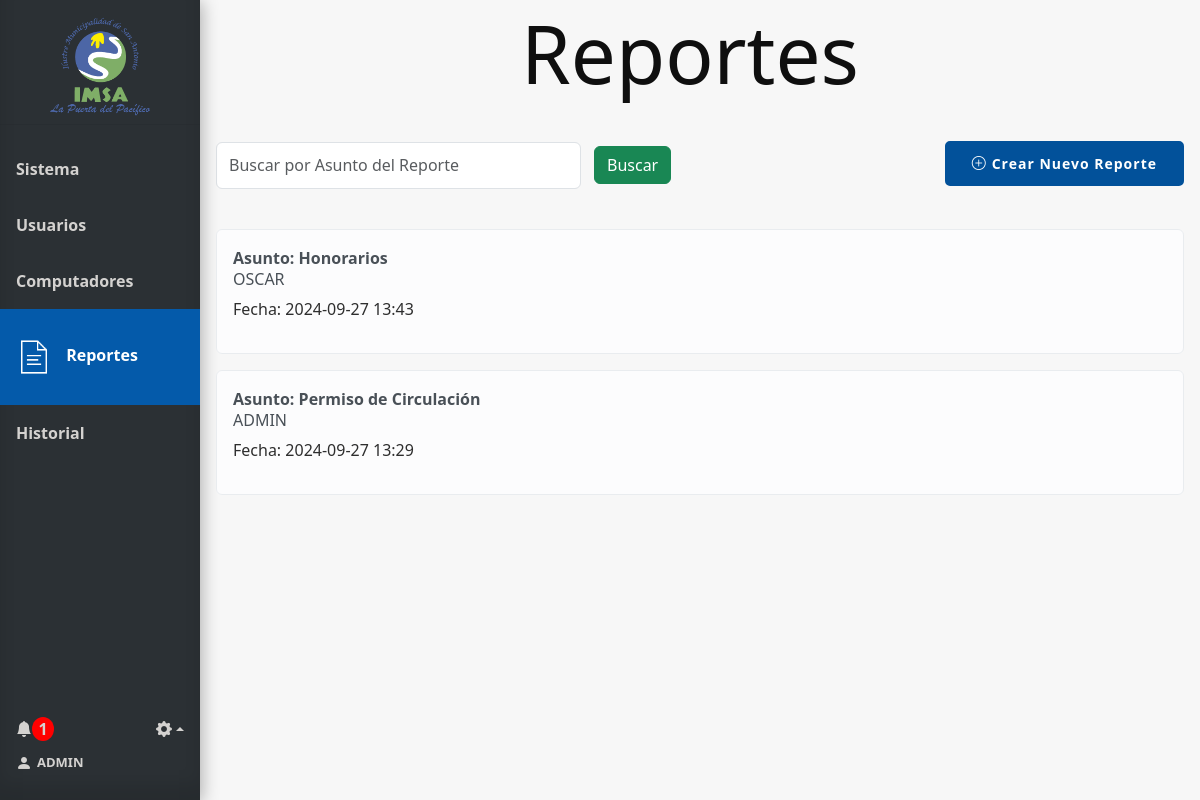
/reportes (signed in), run on an earlier commit of the app's database.
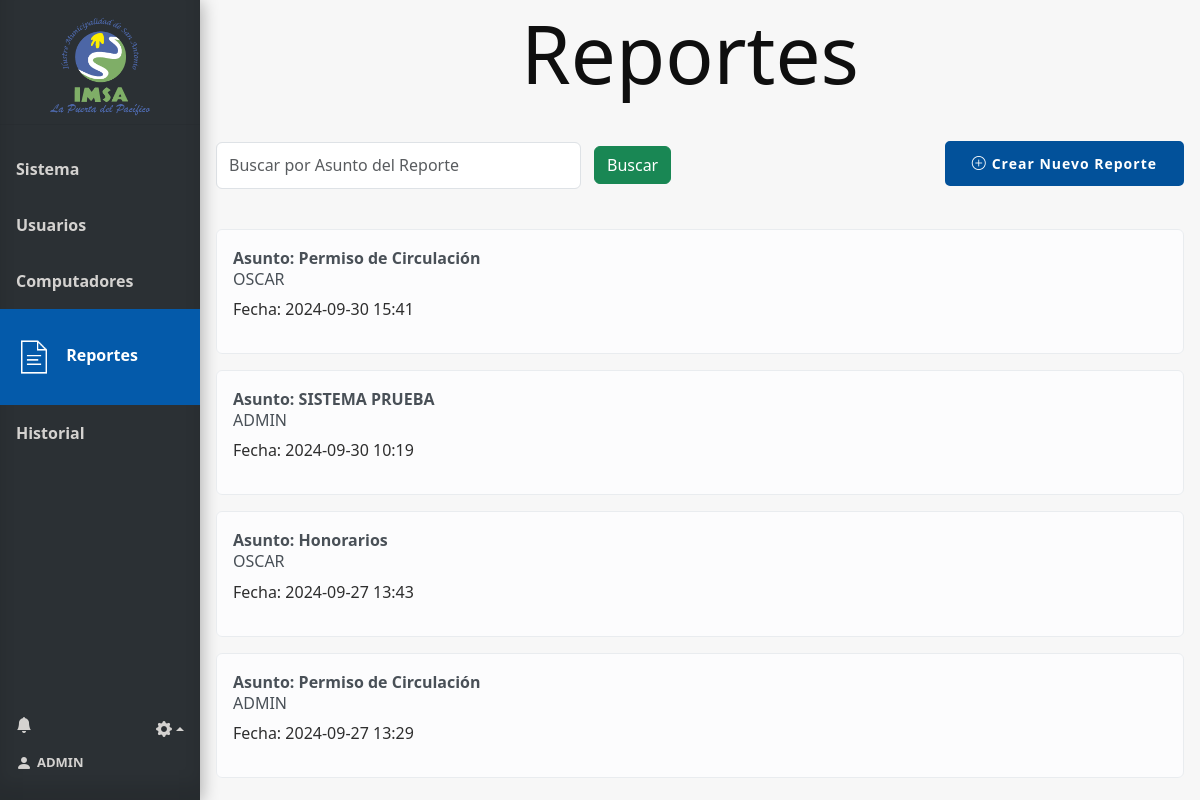
And on a later commit of the database.
### tables this page shows
CREATE TABLE Usuario (
    Id_usuario INTEGER PRIMARY KEY AUTOINCREMENT,
    Nombre_user VARCHAR(100),
    Email VARCHAR(100),
    Psw VARCHAR(100),
    id_tipo_usuario INTEGER,
    FOREIGN KEY (id_tipo_usuario) REFERENCES Tipo_usuario(id_tipo_usuario)
);

CREATE TABLE Reportes (
    id_reporte INTEGER PRIMARY KEY AUTOINCREMENT,
    usuario_id INTEGER,
    asunto VARCHAR(100) NOT NULL,
    descripcion VARCHAR(300) NOT NULL,
    fecha TIMESTAMP DEFAULT CURRENT_TIMESTAMP,
    fecha_solucion TIMESTAMP,
    archivo VARCHAR,
    FOREIGN KEY (usuario_id) REFERENCES Usuario(Id_usuario)
);

### app.py (the view)
@app.route('/reportes', methods=['GET', 'POST'])
@requiere_tipo_usuario(1)
@login_required
def reportes():
    conn = get_db_connection()
    search = request.args.get('search')
    if search:
        query = '''SELECT Reportes.id_reporte, Reportes.asunto, Reportes.fecha, Reportes.fecha_solucion, Reportes.descripcion, Usuario.Nombre_user
                           FROM Reportes
                           INNER JOIN Usuario ON Usuario.id_usuario = Reportes.usuario_id WHERE asunto LIKE ? OR usuario_id LIKE ? ORDER BY fecha DESC'''
        reportes = conn.execute(query, ('%' + search + '%', '%' + search + '%')).fetchall()
    else:
        reportes = conn.execute('''
                           SELECT Reportes.id_reporte, Reportes.asunto, Reportes.fecha, Reportes.fecha_solucion, Reportes.descripcion, Usuario.Nombre_user
                           FROM Reportes
                           INNER JOIN Usuario ON Usuario.id_usuario = Reportes.usuario_id
                           ORDER BY fecha DESC
                           ''').fetchall()
    conn.close()
    user=current_user
    num_notificaciones_totales = get_total_notifications(user.id)
    info_notificaciones = get_info_notifications(user.id)
    return render_template('reportes.html', reportes=reportes,  user=user, num_notificaciones_totales=num_notificaciones_totales, info_notificaciones=info_notificaciones)

### app.py (called while the page is built)
@login_manager.user_loader
def load_user(user_id):
    return Usuario.get_by_id(user_id)

def get_db_connection():
    conn = sqlite3.connect('database.db')
    conn.row_factory = sqlite3.Row
    return conn

def requiere_tipo_usuario(*roles_permitidos):
    def decorator(f):
        @wraps(f)
        def decorated_function(*args, **kwargs):
            if 'id_tipo_usuario' not in session:
                return redirect(url_for('login'))
            if session['id_tipo_usuario'] not in roles_permitidos:
                return redirect(url_for('index'))
            return f(*args, **kwargs)
        return decorated_function
    return decorator

def get_total_notifications(user_id):
    conn = get_db_connection()
    total_notifications = conn.execute(
        'SELECT COUNT(*) FROM Notificaciones WHERE id_usuario = ?  AND leido = false',
        (user_id,)
    ).fetchone()[0]
    conn.close()
    return total_notifications

def get_info_notifications(user_id):
    conn = get_db_connection()
    info_notifiaciones= conn.execute(
        'SELECT * FROM Notificaciones WHERE id_usuario = ? ORDER BY id_notificacion DESC LIMIT 6',
        (user_id,)
    ).fetchall()
    conn.close()
    return info_notifiaciones

### model.py (called while the page is built)
def get_db_connection():
    conn = sqlite3.connect('database.db')
    conn.row_factory = sqlite3.Row
    return conn

    @staticmethod
    def get_by_id(id_usuario):
        conn = get_db_connection()
        user_data = conn.execute('SELECT * FROM Usuario WHERE Id_usuario = ?', (id_usuario,)).fetchone()
        conn.close()
        if user_data:
            return Usuario(
                user_data['Id_usuario'],
                user_data['Nombre_user'],
                user_data['Email'],
                user_data['Psw'],
                user_data['id_tipo_usuario']
            )
        return None

### templates/reportes.html (shortened to what this page needs)
{% extends 'base.html' %}
{% block head %}
<link rel="stylesheet" href="{{ url_for('static', filename='css/style_reportes.css') }}">
{% endblock %}
{% block content %}
<h1 class="block-effect" style="--td:0.3s">
    <div class="block-reveal" style="--bc: #2b3034; --d: 0.5s">Reportes</div>
</h1>
<div class="head">
    <div class="filtros">
        <form method="get" action="{{ url_for('reportes') }}" id="filtro-form">
            <div class="filtro">
                <input class="form-control me-2" type="search" name="search"
                    placeholder="Buscar por Asunto del Reporte" aria-label="Search"
                    value="{{ request.args.get('search', '') }}">
                <button class="btn btn-success" type="submit">Buscar</button>
            </div>
        </form>
    </div>
    <div class="Botones_Reportes">
        <div class="reporte_2">
            <a href="{{ url_for('reporte_2') }}" class="button_slide slide_right">
                <i class="bi bi-plus-circle" style="margin-right: 5px;"></i><b>Crear Nuevo Reporte</b>
            </a>
        </div>
    </div>
</div>
{% if reportes %}
<div class="mt-3">
    {% for reporte in reportes %}
    <div class="alert alert-light d-flex justify-content-between align-items-center" role="alert">
        <div class="listReport">
            <strong> <a href="{{ url_for('ver_reporte', id_reporte=reporte['id_reporte']) }}"  id="verReporte">Asunto: {{ reporte['asunto'] }}</a></strong>
            <h6>{{ reporte['Nombre_user'] }}</h6>
            <p>Fecha: {{ reporte['fecha'] }} </p>
        </div>
    </div>
    {% endfor %}
</div>
{% else %}
<div class="alert alert-danger" role="alert">
    No existen reportes.
</div>
{% endif %}
{% endblock %}

### templates/base.html (shortened to what this page needs)
<!doctype html>
<html lang="es">
<head>
  {% block head %} {% endblock %}
  <link rel="stylesheet" href="{{ url_for('static', filename='css/style_base.css') }}">
  <link href="https://cdn.jsdelivr.net/npm/bootstrap@5.3.3/dist/css/bootstrap.min.css" rel="stylesheet"
>
  <link href="https://cdn.jsdelivr.net/npm/bootstrap-icons/font/bootstrap-icons.css" rel="stylesheet">
</head>
<body>
  <div class="sidebar" style="display: flex; flex-direction: column; height: 100vh;">
    <div class="tituloMenu">
      <img src="{{ url_for('static', filename='img/logo.png') }}" alt="Logo-IMSA" width="100px">
    </div>
    <hr>
    <a href="{{ url_for('index') }}" class="slide_right {% if request.endpoint == 'index' %}active{% endif %}">
      <b id="menu-link">Sistema</b>
    </a>
    {% if session['id_tipo_usuario'] == 1 %}
    <a href="{{ url_for('usuarios') }}" class="slide_right {% if request.endpoint == 'usuarios' %}active{% endif %}">
      <b id="menu-link">Usuarios</b>
    </a>
    {% endif %}
    <a href="{{ url_for('computadores') }}"
      class="slide_right {% if request.endpoint == 'computadores' %}active{% endif %}">
      <b id="menu-link">Computadores</b>
    </a>
    {% if session['id_tipo_usuario'] == 1 %}
    <a href="{{ url_for('reportes') }}" class="slide_right {% if request.endpoint == 'reportes' %}active{% endif %}">
      <img id="icon-reportes" class="menu-icon {% if request.endpoint == 'reportes' %}show{% endif %}"
        src="{{ url_for('static', filename='img/icon-documento.png') }}" alt="icon-documentos">
      <b id="menu-link">Reportes</b>
      {% endif %}
    </a>
    <a href="{{ url_for('historial') }}" class="slide_right {% if request.endpoint == 'historial' %}active{% endif %}">
      <b id="menu-link">Historial</b>
    </a>
    <div class="menuAbajo">
      <div class="ajuste_notificacion">
        <div class="notificacion">
          <a href="" class="icon" data-bs-toggle="modal" data-bs-target="#ModalNotifiaciones" style="text-decoration: none;">
            <i class="bi bi-bell-fill" style="display: flex; align-items: center;"></i>
            <div>
              {% if num_notificaciones_totales > 0 %}
              <strong id="numero_notificacion">{{ num_notificaciones_totales }}</strong>
              {% endif %}
            </div>
          </a>
        </div>
        <div class="ajustes btn-group dropup">
          <a href="" class="dropdown-toggle icon" data-bs-toggle="dropdown" aria-expanded="false">
            <i class="bi bi-gear-fill"></i></a>
        </div>
      </div>
      <div class="bodyCuenta">
        <a href="{{ url_for('cuenta') }}" id="cuenta">
          <i class="bi bi-person-fill" style="margin-right: 5px;"></i>
          <b style="font-size: small;"> {{ user.nombre_usuario}}</b>
        </a>
      </div>
    </div>
  </div>
  <div class="content">
    {% block content %}
    {% endblock %}
  </div>
</body>
</html>

### static/css/style_reportes.css (style rules this page uses)
* { margin: 0; padding: 0; }
.head { display: flex; width: 100%; justify-content: space-between; }
.Botones_Reportes { display: flex; flex-direction: row; align-items: center; }
.alert { width: 100%; }
.listReport { width: 90%; }
#verReporte { color: inherit; text-decoration: none; }
.button_slide { text-align: center; text-decoration: none; }

### static/css/style_base.css (style rules this page uses)
body { margin: 0; font-family: "Lato", sans-serif; height: 100vh; }
.content { background-color: #f7f7f7; height: 100vh; }
*, *::before, *::after { margin: 0; padding: 0; box-sizing: border-box; }
p { color: #2e2e2e; margin-bottom: 20px; }
.block-effect { font-size: calc(8px + 6vw); margin-left: -20px; }
.block-reveal { --t: calc(var(--td) + var(--d)); color: transparent; padding: 4px; position: relative; overflow: hidden; animation: revealBlock 0s var(--t) forwards; }
.block-reveal::after { content: ''; width: 0%; height: 100%; padding-bottom: 4px; position: absolute; top: 0; left: 0; background: var(--bc); animation: revealingIn var(--td) var(--d) forwards, revealingOut var(--td) var(--t) forwards; }
h1 { text-align: center; }
.tituloMenu { display: flex; flex-direction: column; margin-top: 10px; margin-bottom: 10px; align-items: center; height: 11%; }
.sidebar { margin: 0; padding: 0; width: 200px; background-color: #2b3034; position: fixed; height: 100%; overflow: auto; box-shadow: inset 0 -1em 1em rgba(0, 0, 0, 0.1), 0.1em 0.1em 1em rgba(0, 0, 0, 0.3); }
.sidebar>a { display: flex; align-items: center; color: #d4d2d0; padding: 16px; text-decoration: none; display: inline-block; cursor: pointer; box-shadow: inset 0 0 0 0 #00213e; -webkit-transition: ease-out 0.4s; -moz-transition: ease-out 0.4s; transition: ease-out 0.4s; }
.sidebar>a.active { background-color: #045aaa; color: white; padding-top: 15%; padding-bottom: 15%; }
.button_slide { color: #FFF; border: 2px solid #02519a; background-color: #02519a; border-radius: 5px; padding: 10px 25px 10px 25px; display: inline-block; font-size: 14px; letter-spacing: 1px; cursor: pointer; box-shadow: inset 0 0 0 0 #00213e; -webkit-transition: ease-out 0.4s; -moz-transition: ease-out 0.4s; transition: ease-out 0.4s; }
div.content { margin-left: 200px; padding: 1px 16px; height: 100%; }
.menu-icon { display: none; width: 36px; margin-right: 10px; }
#menu-link { margin: 15px 0px 15px 0px; }
.sidebar a.active .menu-icon, .sidebar a:hover .menu-icon { display: inline-block; }
.menuAbajo { display: flex; margin-top: auto; color: #d4d2d0; padding: 16px 16px 25px 16px; flex-direction: column; }
.menuAbajo a { color: #d4d2d0; text-decoration: none; cursor: pointer; }
.bodyCuenta { width: 80%; display: flex; justify-content: start; align-content: center; }
#cuenta { display: flex; align-items: center; }
.ajuste_notificacion { display: flex; flex-direction: row; justify-content: space-between; width: 100%; margin-bottom: 10px; }
.notificacion a { display: flex; flex-direction: row; }
.icon { transition-duration: 0.3s; -webkit-tap-highlight-color: rgba(0, 0, 0, 0); transform: translateZ(0); box-shadow: 0 0 1px rgba(0, 0, 0, 0); }
.head { height: 100px; }
.filtros { width: 50%; display: flex; align-items: center; justify-content: space-around; }
.filtro { margin-top: 1%; padding-right: 1%; display: flex; flex-direction: row; width: 100%; }
#filtro-form { width: 100%; }
.filtro>button { margin: 1% 5% 1% 1%; }

What changed in the data, as far as the page shows it:
added Reportes: asunto "Permiso de Circulación", Nombre_user "OSCAR", fecha "2024-09-30 15:41"
added Reportes: asunto "SISTEMA PRUEBA", Nombre_user "ADMIN", fecha "2024-09-30 10:19"
Also different on the page:
{{ num_notificaciones_totales }}: "1" → (not shown)
